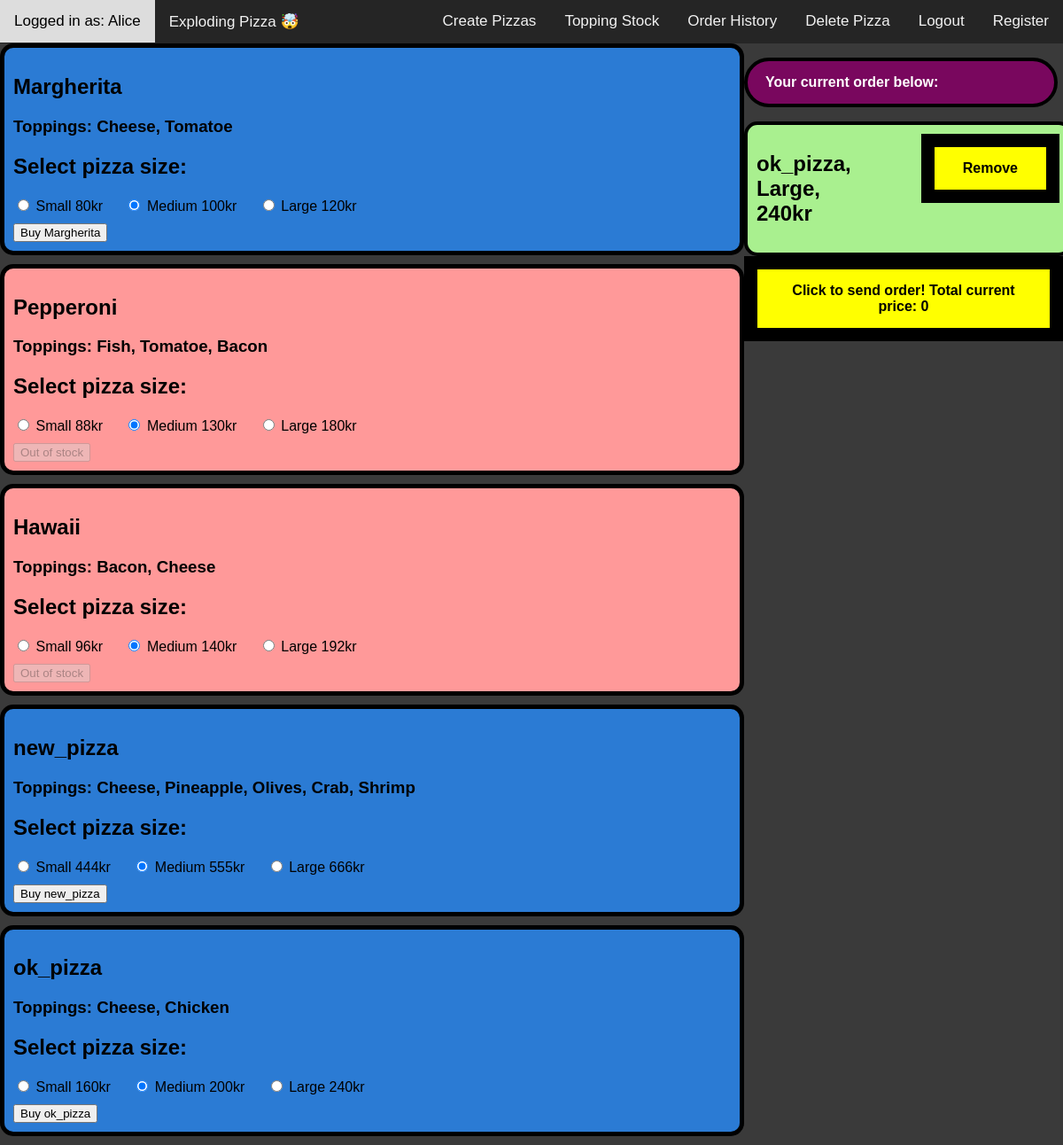
Screenshot of / (signed in) with the database file from the repository.
### website/models.py (models this page shows, shortened)
class User(db.Model, UserMixin):
    id = db.Column(db.Integer, primary_key=True)
    username = db.Column(db.String(20), unique=True, nullable=False)
    email = db.Column(db.String(120), unique=True, nullable=False)
    password = db.Column(db.String(60), nullable=False)

class Pizza(db.Model):
    __tablename__ = "pizza"
    id = db.Column(db.Integer, primary_key=True)
    name = db.Column(db.String, nullable=False)

class PizzaPrice(db.Model):
    __tablename__ = "pizza_price"
    id = db.Column(db.Integer, primary_key=True)
    pizza = db.Column(db.String, nullable=False)
    size = db.Column(db.Enum('Small', 'Medium', 'Large'), nullable=False)
    _price = db.Column('price', db.Integer, nullable=False)
    sale = db.Column(db.Boolean, default=False)
    @property
    def price(self):
        if self.size == 'Small':
            return int(self._price * 0.8)
        elif self.size == 'Large':
            return int(self._price * 1.2)
        else:
            return self._price
    @price.setter
    def price(self, value):
        self._price = value

class PizzaOrder(db.Model):
    __tablename__ = "pizza_order"
    id = db.Column(db.Integer, primary_key=True)
    name = db.Column(db.String, nullable=False)
    size = db.Column(db.Enum('Small', 'Medium', 'Large'),default='Medium', nullable=False)
    price = db.Column(db.Integer, nullable=False)
    def __repr__(self):
        return f"{self.name}, {self.size}, {self.price}kr"

### website/views.py (the view, shortened to what this page needs)
@views.route('/', methods=['GET', 'POST'])
def home():
    selected_pizza = None
    current_price = 0
    pizzas = Pizza.query.all()
    prices = PizzaPrice.query.all()
    toppings = Topping.query.all()
    orders = PizzaOrder.query.all()
    return render_template('home.html', pizzas=pizzas, prices=prices, toppings=toppings, orders=orders, current_price=current_price, is_in_stock=is_in_stock)

### website/__init__.py (called while the page is built)
def create_app(config_class=Config):
    app = Flask(__name__)
    app.config.from_object(config_class)
    app.config["SQLALCHEMY_DATABASE_URI"] = f"sqlite:///{DB_NAME}"
    db.init_app(app)
    from .views import views
    from .auth import auth
    from .stock import stock
    app.register_blueprint(views, url_prefix="/")
    app.register_blueprint(auth, url_prefix="/")
    app.register_blueprint(stock, url_prefix="/")
    from .models import User  # ,  Pizza, PizzaPrice, Topping
    create_database(app)
    login_manager.init_app(app)
    @login_manager.user_loader
    def load_user(id):
        return User.query.get(int(id))
    return app

### website/models.py (called while the page is built)
    def __repr__(self):
        return f"('{self.name}')"

### website/views.py (called while the page is built)
def is_in_stock(toppingsList, toppings):
    for pizzaTopping in toppingsList:
        x = str(pizzaTopping)[1:-1].strip()
        for topping in toppings:
            if repr(topping.name) == str(pizzaTopping)[1:-1]:
                if topping.inventory == 'nothing':
                    return 'nothing'
    return 'little'

### website/templates/home.html (shortened to what this page needs)
{% extends 'base.html' %}
{% block content %}
{% for pizza in pizzas %}
  <form action="" method="POST" class="pizzaForm" id="pizzaForm-{{ pizza.id }}">
    <h2 class="pizzaName"> {{ pizza.name }} </h2>
    <h3>Toppings: {{ pizza.toppings|map(attribute='name')|join(', ') }}</h3>
    <h2>Select pizza size:</h2>
    <div class="size-container">
      <label for="{{ pizza.id }}_small">
        <input type="radio" name="{{ pizza.id }}_size" id="{{ pizza.id }}_small" value="Small">
        Small
        {% for price in prices %}
          {% if price.pizza == pizza.name and price.size == 'Small' %}
            {{ price.price }}kr
          {% endif %}
        {% endfor %}
      </label>
      <label for="{{ pizza.id }}_medium">
        <input type="radio" name="{{ pizza.id }}_size" id="{{ pizza.id }}_medium" value="Medium" checked>
        Medium
        {% for price in prices %}
          {% if price.pizza == pizza.name and price.size == 'Medium' %}
            {{ price.price }}kr
          {% endif %}
        {% endfor %}
      </label>
      <label for="{{ pizza.id }}_large">
        <input type="radio" name="{{ pizza.id }}_size" id="{{ pizza.id }}_large" value="Large">
        Large
        {% for price in prices %}
          {% if price.pizza == pizza.name and price.size == 'Large' %}
            {{ price.price }}kr
          {% endif %}
        {% endfor %}
      </label>
    </div>
    <button type="submit" name="submit_pizza" value="buy_{{ pizza.id }}" disabled id="buyButton-{{ pizza.id }}">Buy {{ pizza.name }}</button>
  </form>
{% endfor %}
{% endblock content %}
{% block sidebar %}
<p class="myMessage">Your current order below:</p>
{% for order in orders %}
  <div class='list-container'>
    <div class="sideBYside">
      <h2>{{ order }}</h2>
      <form action="{{ url_for('views.remove_order', order_id=order.id) }}" method="POST">
        <button class="myButton" type="submit" name="removeOrder" value="{{ order }}">Remove</button>
      </form>
    </div>
  </div>
{% endfor %}
<form action="{{ url_for('views.home') }}" method="POST">
  <button class="myButton" type="submit" name="makeOrder" value="makeOrder">Click to send order! Total current price: {{ current_price }} </button>
</form>
{% endblock sidebar %}

### website/templates/base.html (shortened to what this page needs)
<!DOCTYPE html>
<html>
<head>
  <link rel="stylesheet" type="text/css" href="{{ url_for('static', filename='styles.css') }}">
</head>
<body {% if no_sidebar %} class="no-sidebar" {% endif %}>
<div class='container'>
  <div class="topnav">
    {% if current_user.is_authenticated %}
    <a> Logged in as: {{current_user.username}}</a>
    {% endif %}
    <a href="{{ url_for('views.home') }}">
      Exploding Pizza &#129327</a>
    <div class="topnav-right">
      {% if current_user.is_authenticated %}
      <a href="{{ url_for('stock.addPizza') }}" >Create Pizzas</a>
      <a href="{{ url_for('stock.stockTopping') }}" >Topping Stock</a>
      <a href="{{ url_for('stock.orderHistoryg') }}" >Order History</a>
      <a href="{{ url_for('stock.deletePizza') }}" >Delete Pizza</a>
      <a href="{{ url_for('auth.logout') }}" >Logout</a>
      <a href="{{ url_for('auth.regTest') }}" >Register</a>
      {% else %}
      <a id="rightLink" href="{{ url_for('auth.login') }}" >Login</a>
      {% endif %}
    </div>
  </div>
  <main class='main'>
    <div class='main-content'>
      {% block content %}{% endblock content %}
    </div>
    <div class='sidebar-content'>
      {% block sidebar %}{% endblock sidebar %}
    </div>
  </main>
</div>
</body>
</html>

### website/static/styles.css (style rules this page uses)
body { margin: 0; padding: 0; font-family: 'Arial', sans-serif; background-color: rgb(58, 58, 58); }
.main { display: flex; }
.main-content { background-color: rgb(58, 58, 58); flex: 0 0 70%; }
.sidebar-content { background-color: rgb(58, 58, 58); flex: 0 0 30%; }
.size-container label { display: inline-block; margin-right: 20px; margin-bottom: 10px; }
.pizzaForm { border-radius: 15px; border: 5px solid black; padding: 10px; margin-bottom: 10px; }
.list-container { border: 4px solid black !important; border-radius: 15px; padding: 10px; background-color: #a9f08f; width: 95%; margin: 0 auto; overflow: hidden; border-bottom: 1px solid black; }
.myMessage { background-color: #79075e; color: white; border: 4px solid black !important; font-weight: bold; padding: 15px 20px; border-radius: 30px; max-width: 85% }
.myButton { background-color: yellow; border: 15px solid black !important; padding: 15px 32px; text-align: center; text-decoration: none; font-size: 16px; cursor: pointer; font-weight: bold; }
.sideBYside { display: flex }
.sideBYside button { justify-self: flex-end; margin-left: 50px; }
.topnav { background-color: #252525; overflow: hidden; }
.topnav a { float: left; color: #f2f2f2; text-align: center; padding: 14px 16px; text-decoration: none; font-size: 17px; }
.topnav-right { float: right; }

### rows the page displays
User: username "Alice"
Pizza: name "Margherita", toppings|map "Cheese, Tomatoe"
PizzaPrice: price "80"
PizzaPrice: price "100"
PizzaPrice: price "120"
Pizza: name "Pepperoni", toppings|map "Fish, Tomatoe, Bacon"
PizzaPrice: price "88"
PizzaPrice: price "130"
PizzaPrice: price "180"
Pizza: name "Hawaii", toppings|map "Bacon, Cheese"
PizzaPrice: price "96"
PizzaPrice: price "140"
PizzaPrice: price "192"
Pizza: name "new_pizza", toppings|map "Cheese, Pineapple, Olives, Crab, Shrimp"
PizzaPrice: price "444"
PizzaPrice: price "555"
PizzaPrice: price "666"
Pizza: name "ok_pizza", toppings|map "Cheese, Chicken"
PizzaPrice: price "160"
PizzaPrice: price "200"
PizzaPrice: price "240"
PizzaOrder: name+size+price "ok_pizza, Large, 240kr"

### other values shown
{{ current_price }} "0"
